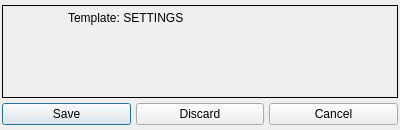
<?xml version="1.0" encoding="UTF-8"?>
<ui version="4.0">
 <class>SavingNotificationDialog</class>
 <widget class="QDialog" name="SavingNotificationDialog">
  <property name="geometry">
   <rect>
    <x>0</x>
    <y>0</y>
    <width>400</width>
    <height>130</height>
   </rect>
  </property>
  <property name="minimumSize">
   <size>
    <width>400</width>
    <height>130</height>
   </size>
  </property>
  <property name="windowTitle">
   <string notr="true">SaveFile</string>
  </property>
  <property name="windowIcon">
   <iconset resource="../../_resources/editor.qrc">
    <normaloff>:/images/cat_builder/cat_builder_48.png</normaloff>:/images/cat_builder/cat_builder_48.png</iconset>
  </property>
  <layout class="QGridLayout" name="gridLayout">
   <property name="leftMargin">
    <number>2</number>
   </property>
   <property name="topMargin">
    <number>5</number>
   </property>
   <property name="rightMargin">
    <number>2</number>
   </property>
   <property name="bottomMargin">
    <number>5</number>
   </property>
   <property name="spacing">
    <number>5</number>
   </property>
   <item row="0" column="0">
    <widget class="QFrame" name="frame">
     <property name="autoFillBackground">
      <bool>true</bool>
     </property>
     <property name="frameShape">
      <enum>QFrame::Box</enum>
     </property>
     <property name="frameShadow">
      <enum>QFrame::Plain</enum>
     </property>
     <property name="lineWidth">
      <number>1</number>
     </property>
     <layout class="QGridLayout" name="gridLayout_2" columnstretch="0,80">
      <property name="leftMargin">
       <number>5</number>
      </property>
      <property name="topMargin">
       <number>5</number>
      </property>
      <property name="rightMargin">
       <number>5</number>
      </property>
      <property name="bottomMargin">
       <number>5</number>
      </property>
      <property name="spacing">
       <number>5</number>
      </property>
      <item row="2" column="1">
       <spacer name="verticalSpacer">
        <property name="orientation">
         <enum>Qt::Vertical</enum>
        </property>
        <property name="sizeHint" stdset="0">
         <size>
          <width>20</width>
          <height>115</height>
         </size>
        </property>
       </spacer>
      </item>
      <item row="0" column="1">
       <widget class="QLabel" name="label_Title">
        <property name="text">
         <string notr="true">Template: SETTINGS</string>
        </property>
       </widget>
      </item>
      <item row="1" column="1">
       <layout class="QGridLayout" name="userItems"/>
      </item>
      <item row="0" column="0" rowspan="3">
       <widget class="QLabel" name="icon">
        <property name="minimumSize">
         <size>
          <width>55</width>
          <height>0</height>
         </size>
        </property>
        <property name="text">
         <string/>
        </property>
        <property name="pixmap">
         <pixmap resource="../../_resources/editor.qrc">:/warn.png</pixmap>
        </property>
        <property name="alignment">
         <set>Qt::AlignCenter</set>
        </property>
       </widget>
      </item>
     </layout>
    </widget>
   </item>
   <item row="1" column="0">
    <layout class="QHBoxLayout" name="horizontalLayout">
     <item>
      <widget class="QPushButton" name="button_Save">
       <property name="text">
        <string>Save</string>
       </property>
      </widget>
     </item>
     <item>
      <widget class="QPushButton" name="button_Discard">
       <property name="text">
        <string>Discard</string>
       </property>
      </widget>
     </item>
     <item>
      <widget class="QPushButton" name="button_Cancle">
       <property name="text">
        <string>Cancel</string>
       </property>
      </widget>
     </item>
    </layout>
   </item>
  </layout>
 </widget>
 <resources>
  <include location="../../_resources/editor.qrc"/>
 </resources>
 <connections/>
</ui>
